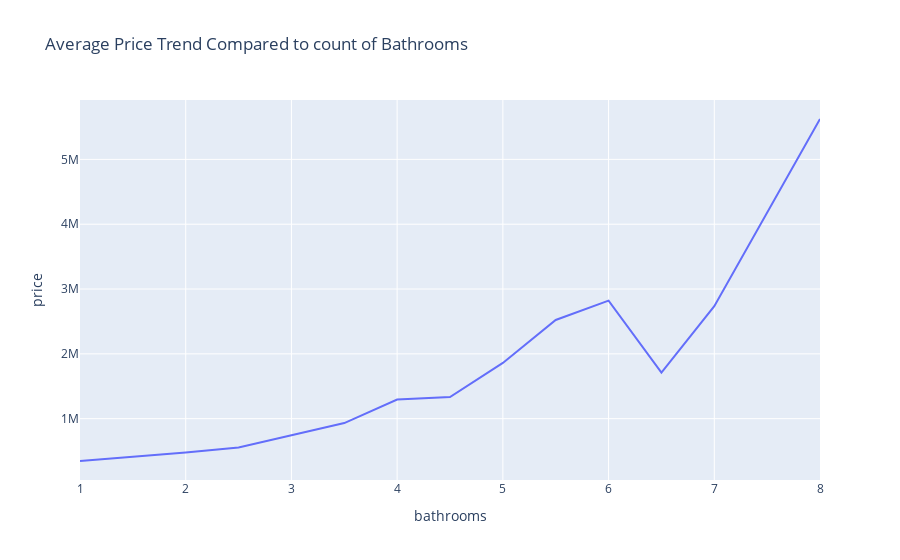

Notebook source saved alongside this figure:
### Code cell
px.line(bathroom_price ,x='bathrooms',y='price',title='Average Price Trend Compared to count of Bathrooms')

### Figure 1 — Plotly figure (JSON) as saved in the notebook; plotly's stock layout.template omitted (floating-point values rounded to 4 significant figures)
{"data": [{"hovertemplate": "bathrooms=%{x}<br>price=%{y}<extra></extra>", "legendgroup": "", "line": {"color": "#636efa", "dash": "solid"}, "marker": {"symbol": "circle"}, "mode": "lines", "name": "", "orientation": "v", "showlegend": false, "type": "scatter", "x": [1, 1.5, 2, 2.5, 3, 3.5, 4, 4.5, 5, 5.5, 6, 6.5, 7, 8], "xaxis": "x", "y": [346800.0, 409400.0, 478700.0, 553800.0, 747200.0, 932400.0, 1294000.0, 1334000.0, 1860000.0, 2522500, 2821000.0, 1710000, 2735000, 5623000.0], "yaxis": "y"}], "layout": {"legend": {"tracegroupgap": 0}, "title": {"text": "Average Price Trend Compared to count of Bathrooms"}, "xaxis": {"anchor": "y", "domain": [0, 1], "title": {"text": "bathrooms"}}, "yaxis": {"anchor": "x", "domain": [0, 1], "title": {"text": "price"}}}}
